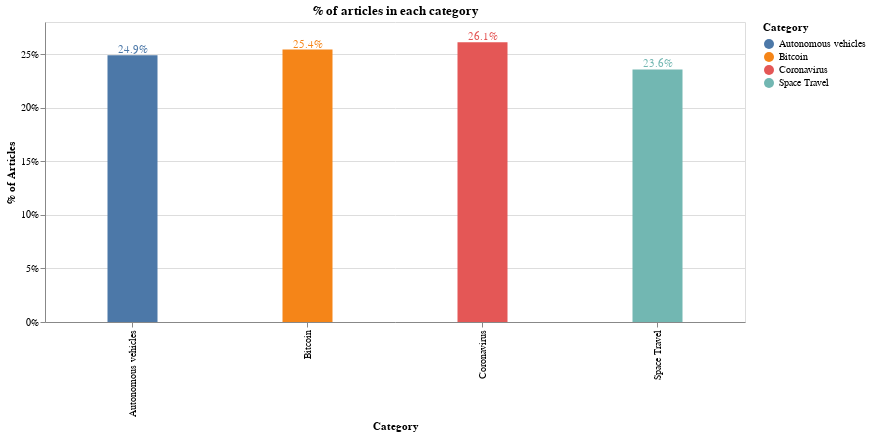

Notebook code for this chart:
### Markdown cell above
## % of articles in each category

### Code cell
df['id'] = 1
df2 = pd.DataFrame(df.groupby('Category').count()['id']).reset_index()

bars = alt.Chart(df2).mark_bar(size=50).encode(
    x=alt.X('Category'),
    y=alt.Y('PercentOfTotal:Q', axis=alt.Axis(format='.0%', title='% of Articles')),
    color='Category'
).transform_window(
    TotalArticles='sum(id)',
    frame=[None, None]
).transform_calculate(
    PercentOfTotal="datum.id / datum.TotalArticles"
)

text = bars.mark_text(
    align='center',
    baseline='bottom',
).encode(
    text=alt.Text('PercentOfTotal:Q', format='.1%')
)

(bars + text).interactive().properties(
    height=300, 
    width=700,
    title = "% of articles in each category",
)

### Figure 1 — Vega-Lite specification as saved in the notebook (floating-point values rounded to 4 significant figures)
{"config": {"view": {"continuousWidth": 400, "continuousHeight": 300}}, "layer": [{"mark": {"type": "bar", "size": 50}, "encoding": {"color": {"type": "nominal", "field": "Category"}, "x": {"type": "nominal", "field": "Category"}, "y": {"type": "quantitative", "axis": {"format": ".0%", "title": "% of Articles"}, "field": "PercentOfTotal"}}, "selection": {"selector002": {"type": "interval", "bind": "scales", "encodings": ["x", "y"]}}, "transform": [{"window": [{"op": "sum", "field": "id", "as": "TotalArticles"}], "frame": [null, null]}, {"calculate": "datum.id / datum.TotalArticles", "as": "PercentOfTotal"}]}, {"mark": {"type": "text", "align": "center", "baseline": "bottom"}, "encoding": {"color": {"type": "nominal", "field": "Category"}, "text": {"type": "quantitative", "field": "PercentOfTotal", "format": ".1%"}, "x": {"type": "nominal", "field": "Category"}, "y": {"type": "quantitative", "axis": {"format": ".0%", "title": "% of Articles"}, "field": "PercentOfTotal"}}, "transform": [{"window": [{"op": "sum", "field": "id", "as": "TotalArticles"}], "frame": [null, null]}, {"calculate": "datum.id / datum.TotalArticles", "as": "PercentOfTotal"}]}], "data": {"name": "data-f8e7f2bf6b4227aa5f938b6d9e7f1ce9"}, "height": 300, "title": "% of articles in each category", "width": 700, "$schema": "https://vega.github.io/schema/vega-lite/v4.8.1.json", "datasets": {"data-f8e7f2bf6b4227aa5f938b6d9e7f1ce9": [{"Category": "Autonomous vehicles", "id": 374}, {"Category": "Bitcoin", "id": 382}, {"Category": "Coronavirus", "id": 392}, {"Category": "Space Travel", "id": 354}]}}
